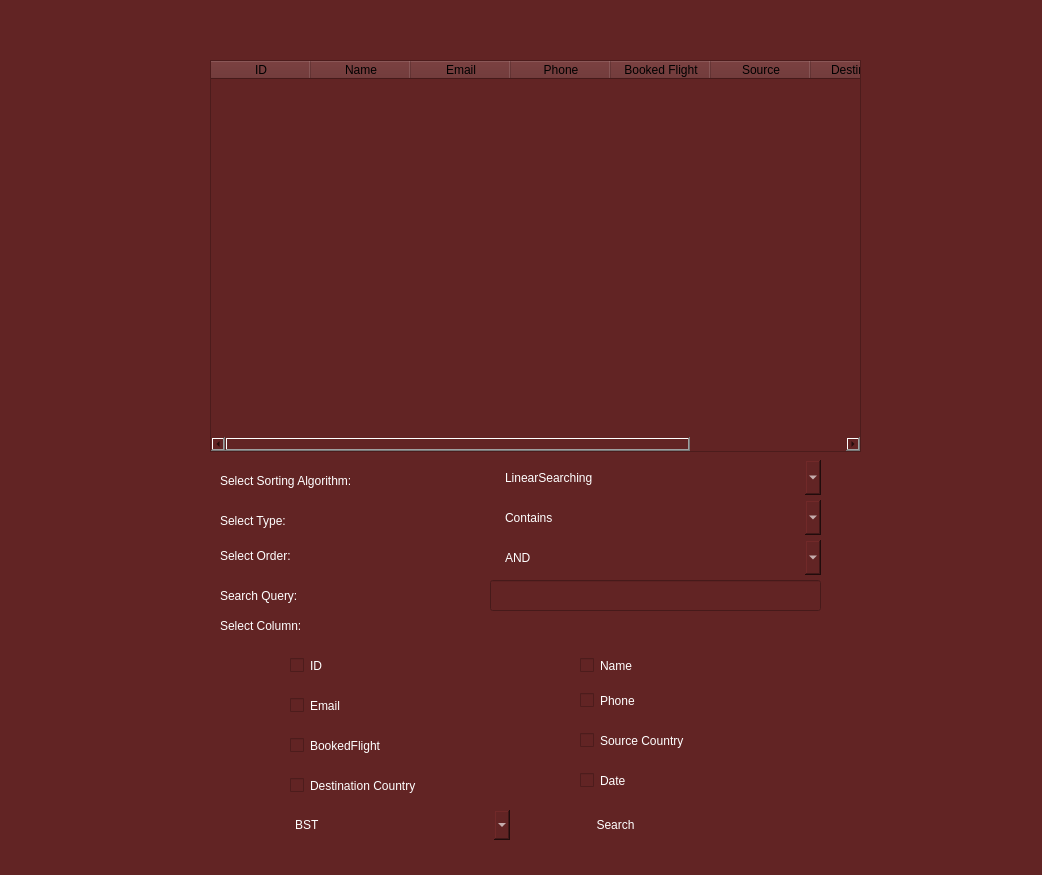
<?xml version="1.0" encoding="UTF-8"?>
<ui version="4.0">
 <class>Form</class>
 <widget class="QWidget" name="Form">
  <property name="geometry">
   <rect>
    <x>0</x>
    <y>0</y>
    <width>1042</width>
    <height>875</height>
   </rect>
  </property>
  <property name="windowTitle">
   <string>Form</string>
  </property>
  <property name="styleSheet">
   <string notr="true">background-color: rgb(98, 36, 36);</string>
  </property>
  <widget class="QTableWidget" name="tableWidget">
   <property name="geometry">
    <rect>
     <x>210</x>
     <y>60</y>
     <width>651</width>
     <height>392</height>
    </rect>
   </property>
   <property name="styleSheet">
    <string notr="true">background-color: rgb(98, 36, 36);
color: rgb(0, 0, 0);</string>
   </property>
   <column>
    <property name="text">
     <string>ID</string>
    </property>
   </column>
   <column>
    <property name="text">
     <string>Name</string>
    </property>
   </column>
   <column>
    <property name="text">
     <string>Email</string>
    </property>
   </column>
   <column>
    <property name="text">
     <string>Phone</string>
    </property>
   </column>
   <column>
    <property name="text">
     <string>Booked Flight</string>
    </property>
   </column>
   <column>
    <property name="text">
     <string>Source</string>
    </property>
   </column>
   <column>
    <property name="text">
     <string>Destination</string>
    </property>
   </column>
   <column>
    <property name="text">
     <string>Date</string>
    </property>
   </column>
  </widget>
  <widget class="QComboBox" name="algo">
   <property name="geometry">
    <rect>
     <x>500</x>
     <y>460</y>
     <width>321</width>
     <height>35</height>
    </rect>
   </property>
   <property name="styleSheet">
    <string notr="true">color: rgb(255, 255, 255);
font: 16pt &quot;Mongolian Baiti&quot;;
border-radius: 5px;


</string>
   </property>
   <item>
    <property name="text">
     <string>LinearSearching</string>
    </property>
   </item>
  </widget>
  <widget class="QPushButton" name="searchButton">
   <property name="geometry">
    <rect>
     <x>580</x>
     <y>810</y>
     <width>71</width>
     <height>30</height>
    </rect>
   </property>
   <property name="styleSheet">
    <string notr="true">

color: rgb(255, 255, 255);
font: 16pt &quot;Mongolian Baiti&quot;;
border-radius: 5px;



</string>
   </property>
   <property name="text">
    <string>Search</string>
   </property>
  </widget>
  <widget class="QCheckBox" name="fNumber">
   <property name="geometry">
    <rect>
     <x>290</x>
     <y>650</y>
     <width>241</width>
     <height>31</height>
    </rect>
   </property>
   <property name="styleSheet">
    <string notr="true">color: rgb(255, 255, 255);
font: 16pt &quot;Mongolian Baiti&quot;;
border-radius: 5px;


</string>
   </property>
   <property name="text">
    <string>ID</string>
   </property>
  </widget>
  <widget class="QCheckBox" name="ftype">
   <property name="geometry">
    <rect>
     <x>580</x>
     <y>650</y>
     <width>261</width>
     <height>31</height>
    </rect>
   </property>
   <property name="styleSheet">
    <string notr="true">color: rgb(255, 255, 255);
font: 16pt &quot;Mongolian Baiti&quot;;
border-radius: 5px;


</string>
   </property>
   <property name="text">
    <string>Name</string>
   </property>
  </widget>
  <widget class="QCheckBox" name="capacity">
   <property name="geometry">
    <rect>
     <x>580</x>
     <y>680</y>
     <width>261</width>
     <height>41</height>
    </rect>
   </property>
   <property name="styleSheet">
    <string notr="true">color: rgb(255, 255, 255);
font: 16pt &quot;Mongolian Baiti&quot;;
border-radius: 5px;


</string>
   </property>
   <property name="text">
    <string>Phone</string>
   </property>
  </widget>
  <widget class="QCheckBox" name="pName">
   <property name="geometry">
    <rect>
     <x>290</x>
     <y>690</y>
     <width>271</width>
     <height>31</height>
    </rect>
   </property>
   <property name="styleSheet">
    <string notr="true">color: rgb(255, 255, 255);
font: 16pt &quot;Mongolian Baiti&quot;;
border-radius: 5px;


</string>
   </property>
   <property name="text">
    <string>Email</string>
   </property>
  </widget>
  <widget class="QCheckBox" name="sCountry">
   <property name="geometry">
    <rect>
     <x>290</x>
     <y>730</y>
     <width>261</width>
     <height>31</height>
    </rect>
   </property>
   <property name="styleSheet">
    <string notr="true">color: rgb(255, 255, 255);
font: 16pt &quot;Mongolian Baiti&quot;;
border-radius: 5px;


</string>
   </property>
   <property name="text">
    <string>BookedFlight</string>
   </property>
  </widget>
  <widget class="QCheckBox" name="dCountry">
   <property name="geometry">
    <rect>
     <x>580</x>
     <y>720</y>
     <width>251</width>
     <height>41</height>
    </rect>
   </property>
   <property name="styleSheet">
    <string notr="true">color: rgb(255, 255, 255);
font: 16pt &quot;Mongolian Baiti&quot;;
border-radius: 5px;


</string>
   </property>
   <property name="text">
    <string>Source Country</string>
   </property>
  </widget>
  <widget class="QCheckBox" name="date">
   <property name="geometry">
    <rect>
     <x>290</x>
     <y>770</y>
     <width>271</width>
     <height>31</height>
    </rect>
   </property>
   <property name="styleSheet">
    <string notr="true">color: rgb(255, 255, 255);
font: 16pt &quot;Mongolian Baiti&quot;;
border-radius: 5px;


</string>
   </property>
   <property name="text">
    <string>Destination Country</string>
   </property>
  </widget>
  <widget class="QCheckBox" name="duaration">
   <property name="geometry">
    <rect>
     <x>580</x>
     <y>760</y>
     <width>251</width>
     <height>41</height>
    </rect>
   </property>
   <property name="styleSheet">
    <string notr="true">color: rgb(255, 255, 255);
font: 16pt &quot;Mongolian Baiti&quot;;
border-radius: 5px;


</string>
   </property>
   <property name="text">
    <string>Date</string>
   </property>
  </widget>
  <widget class="QComboBox" name="order">
   <property name="geometry">
    <rect>
     <x>500</x>
     <y>540</y>
     <width>321</width>
     <height>35</height>
    </rect>
   </property>
   <property name="styleSheet">
    <string notr="true">color: rgb(255, 255, 255);
font: 16pt &quot;Mongolian Baiti&quot;;
border-radius: 5px;


</string>
   </property>
   <item>
    <property name="text">
     <string>AND</string>
    </property>
   </item>
   <item>
    <property name="text">
     <string>OR</string>
    </property>
   </item>
   <item>
    <property name="text">
     <string>NOT</string>
    </property>
   </item>
  </widget>
  <widget class="QLabel" name="label_3">
   <property name="geometry">
    <rect>
     <x>220</x>
     <y>610</y>
     <width>251</width>
     <height>31</height>
    </rect>
   </property>
   <property name="styleSheet">
    <string notr="true">color: rgb(255, 255, 255);
font: 16pt &quot;Mongolian Baiti&quot;;
border-radius: 5px;


</string>
   </property>
   <property name="text">
    <string>Select Column:</string>
   </property>
  </widget>
  <widget class="QLabel" name="label_4">
   <property name="geometry">
    <rect>
     <x>220</x>
     <y>460</y>
     <width>251</width>
     <height>41</height>
    </rect>
   </property>
   <property name="styleSheet">
    <string notr="true">color: rgb(255, 255, 255);
font: 16pt &quot;Mongolian Baiti&quot;;
border-radius: 5px;


</string>
   </property>
   <property name="text">
    <string>Select Sorting Algorithm:</string>
   </property>
  </widget>
  <widget class="QLabel" name="label_5">
   <property name="geometry">
    <rect>
     <x>220</x>
     <y>540</y>
     <width>251</width>
     <height>31</height>
    </rect>
   </property>
   <property name="styleSheet">
    <string notr="true">color: rgb(255, 255, 255);
font: 16pt &quot;Mongolian Baiti&quot;;
border-radius: 5px;


</string>
   </property>
   <property name="text">
    <string>Select Order:</string>
   </property>
  </widget>
  <widget class="QLabel" name="label_6">
   <property name="geometry">
    <rect>
     <x>220</x>
     <y>580</y>
     <width>251</width>
     <height>31</height>
    </rect>
   </property>
   <property name="styleSheet">
    <string notr="true">color: rgb(255, 255, 255);
font: 16pt &quot;Mongolian Baiti&quot;;
border-radius: 5px;


</string>
   </property>
   <property name="text">
    <string>Search Query:</string>
   </property>
  </widget>
  <widget class="QLineEdit" name="query">
   <property name="geometry">
    <rect>
     <x>490</x>
     <y>580</y>
     <width>331</width>
     <height>31</height>
    </rect>
   </property>
   <property name="styleSheet">
    <string notr="true">color: rgb(255, 255, 255);</string>
   </property>
  </widget>
  <widget class="QLabel" name="label_7">
   <property name="geometry">
    <rect>
     <x>220</x>
     <y>500</y>
     <width>251</width>
     <height>41</height>
    </rect>
   </property>
   <property name="styleSheet">
    <string notr="true">color: rgb(255, 255, 255);
font: 16pt &quot;Mongolian Baiti&quot;;
border-radius: 5px;


</string>
   </property>
   <property name="text">
    <string>Select Type:</string>
   </property>
  </widget>
  <widget class="QComboBox" name="type">
   <property name="geometry">
    <rect>
     <x>500</x>
     <y>500</y>
     <width>321</width>
     <height>35</height>
    </rect>
   </property>
   <property name="styleSheet">
    <string notr="true">color: rgb(255, 255, 255);
font: 16pt &quot;Mongolian Baiti&quot;;
border-radius: 5px;


</string>
   </property>
   <item>
    <property name="text">
     <string>Contains</string>
    </property>
   </item>
   <item>
    <property name="text">
     <string>EndWith</string>
    </property>
   </item>
   <item>
    <property name="text">
     <string>StartsWith</string>
    </property>
   </item>
  </widget>
  <widget class="QComboBox" name="searchingType">
   <property name="geometry">
    <rect>
     <x>290</x>
     <y>810</y>
     <width>220</width>
     <height>30</height>
    </rect>
   </property>
   <property name="styleSheet">
    <string notr="true">color: rgb(255, 255, 255);
font: 16pt &quot;Mongolian Baiti&quot;;
border-radius: 5px;


</string>
   </property>
   <item>
    <property name="text">
     <string>BST</string>
    </property>
   </item>
   <item>
    <property name="text">
     <string>RB</string>
    </property>
   </item>
   <item>
    <property name="text">
     <string>AVL</string>
    </property>
   </item>
  </widget>
 </widget>
 <resources/>
 <connections/>
</ui>
